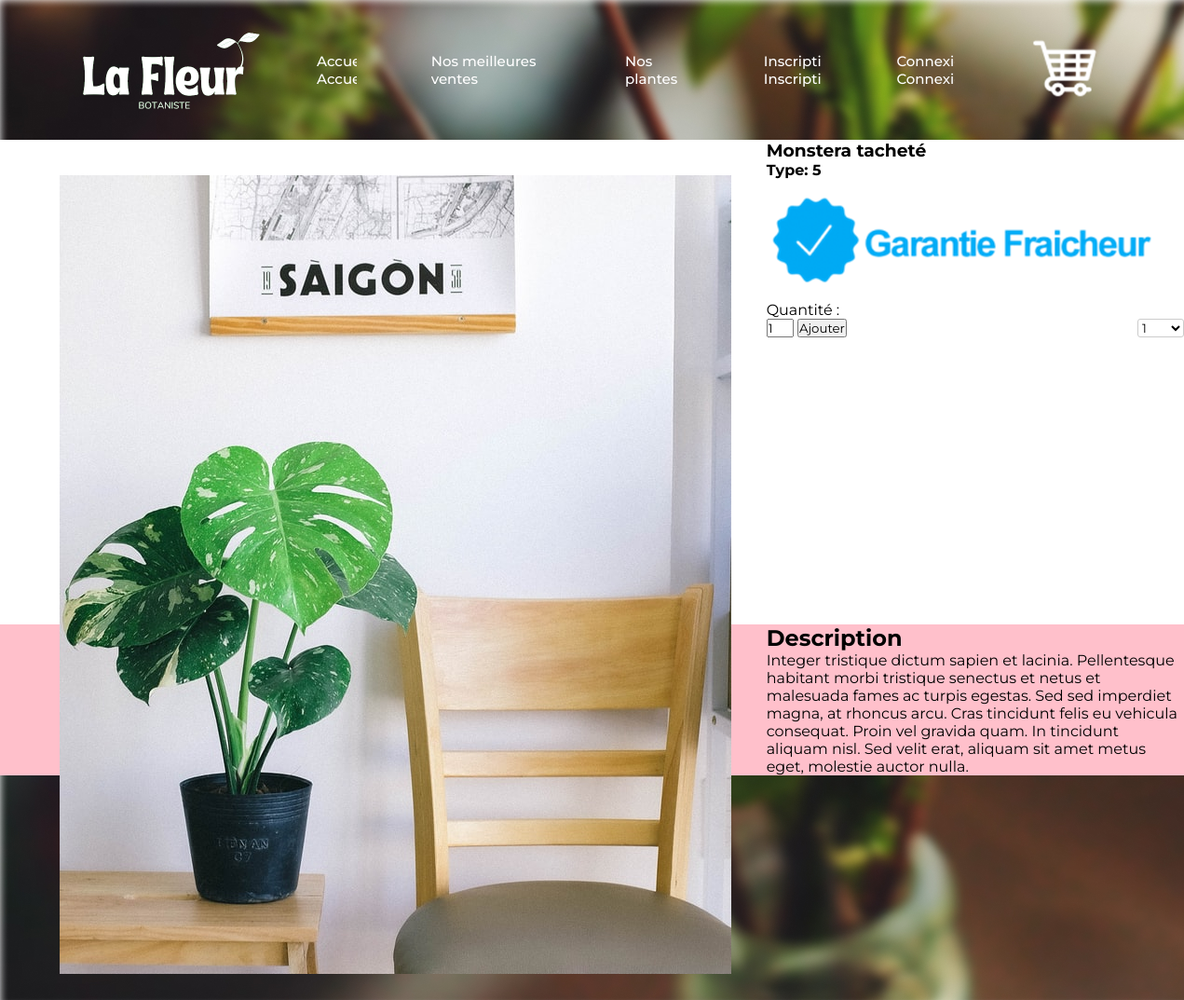
/details.php?pro_id=product-url-2, run on the app's committed database.
### tables this page shows
CREATE TABLE IF NOT EXISTS `products` (
  `product_id` int(10) NOT NULL AUTO_INCREMENT,
  `p_cat_id` int(10) NOT NULL,
  `cat_id` int(10) NOT NULL,
  `manufacturer_id` int(10) NOT NULL,
  `date` timestamp NOT NULL DEFAULT CURRENT_TIMESTAMP ON UPDATE CURRENT_TIMESTAMP,
  `product_title` text NOT NULL,
  `product_url` text NOT NULL,
  `product_img1` text NOT NULL,
  `product_img2` text NOT NULL,
  `product_img3` text NOT NULL,
  `product_price` int(10) NOT NULL,
  `product_psp_price` int(100) NOT NULL,
  `product_desc` text NOT NULL,
  `product_features` text NOT NULL,
  `product_video` text NOT NULL,
  `product_keywords` text NOT NULL,
  `product_label` text NOT NULL,
  `status` varchar(255) NOT NULL,
  PRIMARY KEY (`product_id`)
);

### details.php (the view, shortened to what this page needs)
<?php
include("includes/db.php");
include("includes/header.php");
?>
<?php
$product_id = @$_GET['pro_id'];
$get_product = "select * from products where product_url='$product_id'";
$run_product = mysqli_query($con,$get_product);
$check_product = mysqli_num_rows($run_product);
if($check_product == 0){
echo "<script> window.open('index.php','_self') </script>";
}
else{
$row_product = mysqli_fetch_array($run_product);
$p_cat_id = $row_product['p_cat_id'];
$pro_id = $row_product['product_id'];
$pro_title = $row_product['product_title'];
$pro_desc = $row_product['product_desc'];
$pro_img1 = $row_product['product_img1'];
?>
<link rel="stylesheet" href="styles/details.css">
</head>
<body background="images/bg.jpg">
<section id="home" >
        <header id="header" class="header">
            <img src="images/logo.png" alt="La Fleur" class="logo">
            <ul class="nav-links">
                <li>
                    <a href="#" data-text="Accueil">Accueil</a>
                </li>
                <li>
                    <a href="#best-sales" data-text="Nos meilleures ventes">Nos meilleures ventes</a>
                </li>
                <li>
                    <a href="#plants" data-text="Nos plantes">Nos plantes</a>
                </li>
                <li>
                    <a href="#Inscription" data-text="Inscription">Inscription</a>
                </li>
                 <li>
                    <a href="login.php" data-text="Connexion">Connexion</a>
                </li>
            </ul>
            <ul class="nav-links panier">
                <li>
                    <a href="panier.php" data-text="Panier" ><image src="images/panier.png" alt="Panier" class="img-panier"></a>
                </li>
            </ul>
        </header>
    </section>
    <section id="zone-products" class='zone-products'>
<?php
echo"
<section id='details-products' class='detail-prod'>
    <div class='detail-img'>
        <image src='admin_area/product_images/$pro_img1' alt='photo 1 du produit' class='img-prod'>
    </div>
    <div class='detail-info'>
        <div class='detail-detail'>
            <h3> $pro_title </h3>
            <h4>Type:  $p_cat_id </h4>
        </div>
        <div class='detail-garanti-fraicheur'>
            <image src='images/Garantie_Fraicheur.png' alt='logo garantie fraicheur' class='img-garanti-fraicheur'>
        </div>
        <div class='detail-btn-quantité'>
            <p>Quantité : </p>
            <select name='product_qty' class='select-style ' >
                <option>1</option>
                <option>2</option>
                <option>3</option>
                <option>4</option>
                <option>5</option>
            </select>
        </div>
        <div class='detail-btn-ajout-panier'>
        <form method='post' action='panier.php?action=add&pid=$pro_id '>
            <input type='text' class='product-quantity' name='quantity' value='1' size='2' />
                <input type='submit' value='Ajouter' class='btnAddAction' />
                    </form>
        </div>
    </div>
</section>
<section id='details-products-desc' class='detail-prod-desc'>
    <h2>Description</h2>
    $pro_desc
</section>
";
?>
</section>
</body>
</html>
<?php } ?>

### styles/fleurs.css (style rules this page uses)
* { margin: 0; padding: 0; box-sizing: border-box; font-family: "Montserrat", sans-serif; scroll-behavior: smooth; }
.header { position: relative; width: 100%; height: 150px; display: flex; align-items: center; padding: 0 50px; }
.logo { width: 250px; }
.nav-links { display: flex; list-style: none; }
.nav-links li { margin: 40px; overflow: hidden; }
.nav-links a { font-size: 15px; font-weight: 500; color: white; text-decoration: none; position: relative; display: block; transition: transform 0.4s; }
.nav-links a::before { content: attr(data-text); position: absolute; top: 100%; }

### styles/details.css (style rules this page uses)
section { display: block; }
.zone-products { background: white; }
.detail-prod { min-height: 65vh; }
.detail-img { float: left; margin: 0; padding-left: 5%; padding-top: 3%; padding-right: 3%; padding-bottom: 3%; }
.img-prod { max-height: 80% }
.detail-info { position: relative; }
.select-style { float: right; margin-right: 5%; padding: 0; margin: 0; border: 1px solid #ccc; width: 50px; border-radius: 3px; overflow: hidden; background-color: #fff; background: #fff; position: relative; }
.select-style:after { top: 50%; left: 85%; border: solid transparent; content: " "; height: 0; width: 0; position: absolute; pointer-events: none; border-color: rgba(0, 0, 0, 0); border-top-color: #000000; border-width: 5px; margin-top: -2px; z-index: 100; }
.detail-garanti-fraicheur { float: left; float: bottom; max-width: 30%; }
.detail-prod-desc { background: pink; }

### data on the page
products: product_img1 (picture), product_title "Monstera tacheté", p_cat "5", product_desc "Integer tristique dictum sapien et lacinia. Pellentesque habitant morbi tristique senectus et netus et malesuada fames ac turpis egestas. Sed sed imperdiet magna, at rhoncus arcu. Cras tincidunt felis eu vehicula consequat. Proin vel gravida quam. In tincidunt aliquam nisl. Sed velit erat, aliquam sit amet metus eget, molestie auctor nulla."
